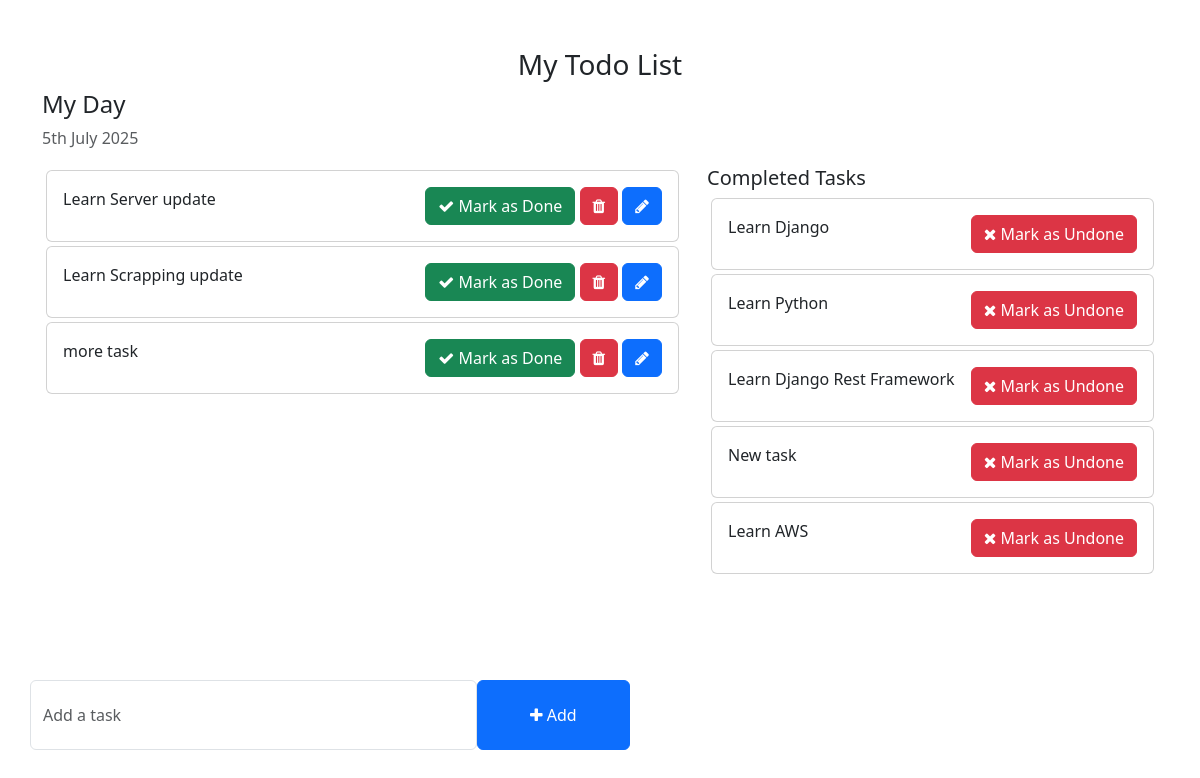
Before: / with the older database file.
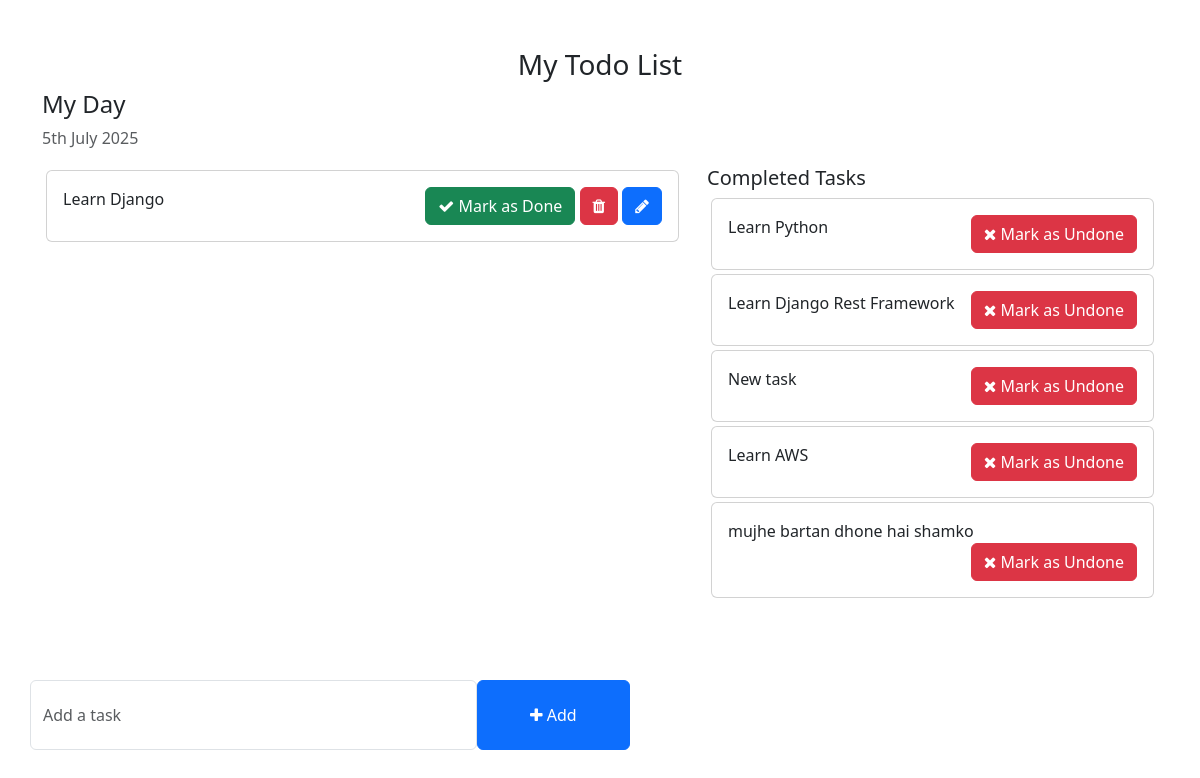
After: the same page with the newer database file.
### todo_app/models.py (models this page shows, shortened)
class Task(models.Model):
    title = models.CharField(max_length=250)
    is_completed = models.BooleanField(default=False)
    created_at = models.DateTimeField(auto_now_add=True)
    updated_at = models.DateTimeField(auto_now=True)
    class Meta:
        ordering = ["id"]

### todo_app/views.py (the view)
# urls.py: 2. Add a URL to urlpatterns:  path('', Home.as_view(), name='home')
def Home(request):
    tasks = Task.objects.filter(is_completed=False)
    completed_tasks = Task.objects.filter(is_completed=True)
    return render(
        request, "home.html", context={"tasks": tasks, "cm_tasks": completed_tasks}
    )

### templates/home.html (shortened to what this page needs)
<!DOCTYPE html>
<html lang="en">
<head>
    <link href="https://cdn.jsdelivr.net/npm/bootstrap@5.3.0-alpha1/dist/css/bootstrap.min.css" rel="stylesheet">
    <link rel="stylesheet" href="https://cdnjs.cloudflare.com/ajax/libs/font-awesome/4.7.0/css/font-awesome.min.css">
</head>
<body>
    <div class="container">
        <h3 class="pt-5 text-center">My Todo List</h3>
        <div class="row">
            <h4>My Day</h4>
            <p class="text-muted">{% now "jS F Y" %}</p>
            <div class="col-md-7 col-lg-7" style="height: 450px; overflow: scroll;">
                {% for task in tasks %}
                <div class="card m-1">
                    <div class="card-body">
                        {{task.title}}
                        <span style="position: relative; float: right;">
                            <a href="{% url 'complete_task' task.id %}" class="btn btn-success"><i class="fa fa-check"></i> Mark as Done</a>
                            <a href="{% url 'delete_task' task.id %}" class="btn btn-danger"><i class="fa fa-trash"></i></a>
                            <a href="{% url 'edit_task' task.id %}" class="btn btn-primary"><i class="fa fa-pencil"></i></a>
                        </span>
                    </div>
                </div>
                {% endfor %}
            </div>
            <div class="col-md-5 col-lg-5">
                <h5>Completed Tasks</h5>
                {% for ct in cm_tasks %}
                <div class="card m-1">
                    <div class="card-body">
                        {{ct.title}}
                        <a style="position: relative; float: right;" href="{% url 'uncomplete_task' ct.id %}" class="btn btn-danger"><i class="fa fa-times"></i> Mark as Undone</a>
                    </div>
                </div>
                {% endfor %}
            </div>
        </div>
        <div class="row">
            <div class="col-md-6 col-lg-6 p-0" style="position: absolute; bottom: 50px;">
                <form action="{% url  'create_todo' %}" method="post">
                    <div class="form-group">
                        <span style="display: flex;">
                            <input type="text" class="form-control" name="title" placeholder="Add a task">
                            <button class="btn btn-primary" style="width: 200px;"><i class="fa fa-plus"></i> Add</button>
                        </span>
                    </div>
                </form>
            </div>
        </div>
    </div>
</body>
</html>

Changed rows visible on the page:
removed Task: title "Learn Server update", shown under "My Day"
removed Task: title "Learn Scrapping update", shown under "My Day"
removed Task: title "more task", shown under "My Day"
changed Task "Learn Django": moves from the list under "Completed Tasks" to the list under "My Day"
added Task: title "mujhe bartan dhone hai shamko", shown under "Completed Tasks"
